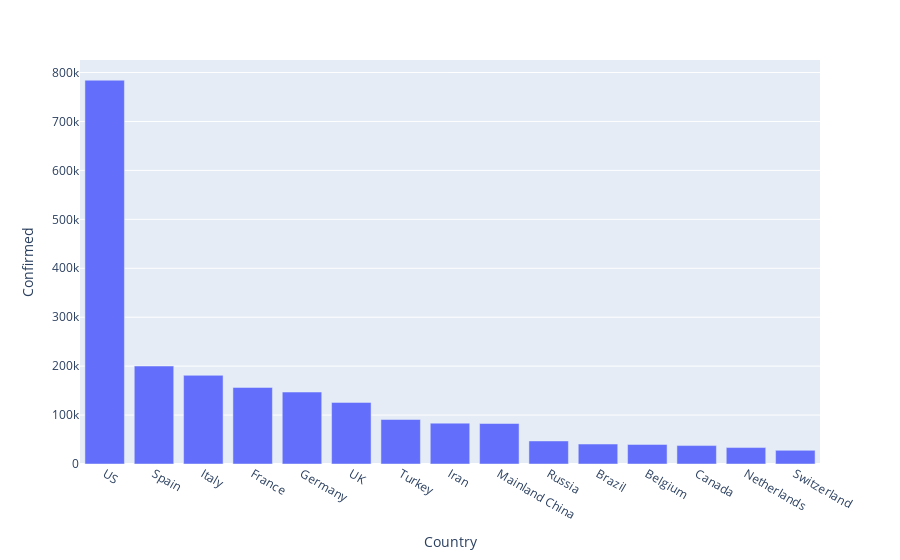

This figure's notebook cell:
### Code cell


### Figure 1 — Plotly figure (JSON) as saved in the notebook; plotly's stock layout.template omitted (floating-point values rounded to 4 significant figures)
{"data": [{"alignmentgroup": "True", "hovertemplate": "Country=%{x}<br>Confirmed=%{y}<extra></extra>", "legendgroup": "", "marker": {"color": "#636efa"}, "name": "", "offsetgroup": "", "orientation": "v", "showlegend": false, "textposition": "auto", "type": "bar", "x": ["US", "Spain", "Italy", "France", "Germany", "UK", "Turkey", "Iran", "Mainland China", "Russia", "Brazil", "Belgium", "Canada", "Netherlands", "Switzerland"], "xaxis": "x", "y": [784326, 200210, 181228, 156480, 147065, 125856, 90980, 83505, 82747, 47121, 40743, 39983, 37658, 33588, 27944], "yaxis": "y"}], "layout": {"barmode": "relative", "legend": {"tracegroupgap": 0}, "margin": {"t": 60}, "xaxis": {"anchor": "y", "domain": [0, 1], "title": {"text": "Country"}}, "yaxis": {"anchor": "x", "domain": [0, 1], "title": {"text": "Confirmed"}}}}
